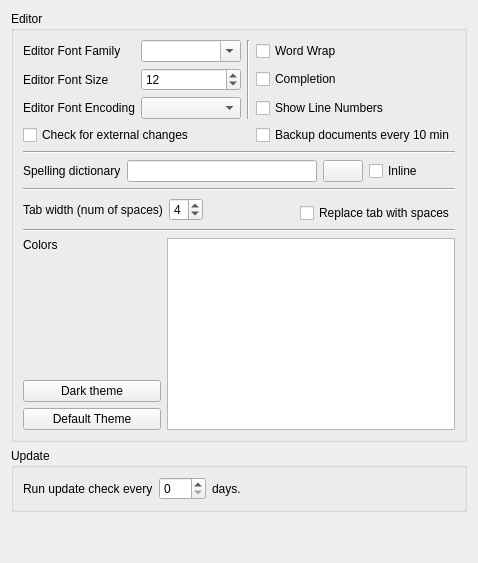
     <widget class="QWidget" name="pe">
      <layout class="QGridLayout" name="gridLayout_8">
       <item row="0" column="0">
        <widget class="QGroupBox" name="groupBox_3">
         <property name="sizePolicy">
          <sizepolicy hsizetype="Expanding" vsizetype="Expanding">
           <horstretch>0</horstretch>
           <verstretch>0</verstretch>
          </sizepolicy>
         </property>
         <property name="title">
          <string>Editor</string>
         </property>
         <layout class="QGridLayout" name="gridLayout_6">
          <item row="0" column="0" colspan="5">
           <layout class="QGridLayout" name="gridLayout">
            <item row="0" column="0">
             <widget class="QLabel" name="labelFamily">
              <property name="text">
               <string>Editor Font Family</string>
              </property>
             </widget>
            </item>
            <item row="0" column="1">
             <widget class="QComboBox" name="comboBoxFont">
              <property name="editable">
               <bool>true</bool>
              </property>
             </widget>
            </item>
            <item row="0" column="2" rowspan="3">
             <widget class="Line" name="line_3">
              <property name="orientation">
               <enum>Qt::Vertical</enum>
              </property>
             </widget>
            </item>
            <item row="1" column="0">
             <widget class="QLabel" name="labelSize">
              <property name="text">
               <string>Editor Font Size</string>
              </property>
             </widget>
            </item>
            <item row="1" column="1">
             <widget class="QSpinBox" name="spinBoxSize">
              <property name="minimum">
               <number>1</number>
              </property>
              <property name="value">
               <number>12</number>
              </property>
             </widget>
            </item>
            <item row="2" column="0">
             <widget class="QLabel" name="labelEncoding">
              <property name="text">
               <string>Editor Font Encoding</string>
              </property>
             </widget>
            </item>
            <item row="2" column="1">
             <widget class="QComboBox" name="comboBoxEncoding"/>
            </item>
            <item row="3" column="0" colspan="2">
             <widget class="QCheckBox" name="checkBoxWatcher">
              <property name="text">
               <string>Check for external changes</string>
              </property>
             </widget>
            </item>
            <item row="3" column="3" colspan="2">
             <widget class="QCheckBox" name="checkBoxAutoSave">
              <property name="text">
               <string>Backup documents every 10 min</string>
              </property>
             </widget>
            </item>
            <item row="0" column="3" colspan="2">
             <widget class="QCheckBox" name="checkBoxWordwrap">
              <property name="text">
               <string>Word Wrap</string>
              </property>
             </widget>
            </item>
            <item row="1" column="3" colspan="2">
             <widget class="QCheckBox" name="checkBoxCompletion">
              <property name="text">
               <string>Completion</string>
              </property>
             </widget>
            </item>
            <item row="2" column="3" colspan="2">
             <widget class="QCheckBox" name="checkBoxLinenumber">
              <property name="text">
               <string>Show Line Numbers</string>
              </property>
             </widget>
            </item>
           </layout>
          </item>
          <item row="1" column="0" colspan="5">
           <widget class="Line" name="line">
            <property name="orientation">
             <enum>Qt::Horizontal</enum>
            </property>
           </widget>
          </item>
          <item row="3" column="0" colspan="5">
           <widget class="Line" name="line_2">
            <property name="orientation">
             <enum>Qt::Horizontal</enum>
            </property>
           </widget>
          </item>
          <item row="4" column="0" rowspan="2" colspan="3">
           <layout class="QHBoxLayout" name="horizontalLayout_2">
            <item>
             <widget class="QLabel" name="labelTabWidth">
              <property name="text">
               <string>Tab width (num of spaces)</string>
              </property>
             </widget>
            </item>
            <item>
             <widget class="QSpinBox" name="spinBoxTab">
              <property name="minimum">
               <number>2</number>
              </property>
              <property name="maximum">
               <number>8</number>
              </property>
              <property name="value">
               <number>4</number>
              </property>
             </widget>
            </item>
            <item>
             <spacer name="horizontalSpacer">
              <property name="orientation">
               <enum>Qt::Horizontal</enum>
              </property>
              <property name="sizeHint" stdset="0">
               <size>
                <width>40</width>
                <height>20</height>
               </size>
              </property>
             </spacer>
            </item>
           </layout>
          </item>
          <item row="5" column="3" colspan="2">
           <widget class="QCheckBox" name="checkBoxTab">
            <property name="text">
             <string>Replace tab with spaces</string>
            </property>
           </widget>
          </item>
          <item row="6" column="0" rowspan="2" colspan="5">
           <widget class="Line" name="line_5">
            <property name="orientation">
             <enum>Qt::Horizontal</enum>
            </property>
           </widget>
          </item>
          <item row="11" column="0">
           <spacer name="verticalSpacer">
            <property name="orientation">
             <enum>Qt::Vertical</enum>
            </property>
            <property name="sizeHint" stdset="0">
             <size>
              <width>138</width>
              <height>62</height>
             </size>
            </property>
           </spacer>
          </item>
          <item row="10" column="0">
           <widget class="QLabel" name="label_3">
            <property name="text">
             <string>Colors</string>
            </property>
           </widget>
          </item>
          <item row="13" column="0">
           <widget class="QPushButton" name="pushButtonDefault">
            <property name="text">
             <string>Default Theme</string>
            </property>
           </widget>
          </item>
          <item row="12" column="0">
           <widget class="QPushButton" name="pushButtonDark">
            <property name="text">
             <string>Dark theme</string>
            </property>
           </widget>
          </item>
          <item row="10" column="1" rowspan="4" colspan="4">
           <widget class="QTableWidget" name="colortableWidget">
            <property name="maximumSize">
             <size>
              <width>16777215</width>
              <height>16777215</height>
             </size>
            </property>
            <attribute name="horizontalHeaderVisible">
             <bool>false</bool>
            </attribute>
            <attribute name="horizontalHeaderStretchLastSection">
             <bool>true</bool>
            </attribute>
            <attribute name="verticalHeaderVisible">
             <bool>false</bool>
            </attribute>
            <column>
             <property name="text">
              <string>Item</string>
             </property>
            </column>
            <column>
             <property name="text">
              <string>Color</string>
             </property>
            </column>
           </widget>
          </item>
          <item row="2" column="0" colspan="5">
           <layout class="QHBoxLayout">
            <item>
             <widget class="QLabel" name="labelASpellCommand">
              <property name="sizePolicy">
               <sizepolicy hsizetype="Preferred" vsizetype="Preferred">
                <horstretch>0</horstretch>
                <verstretch>0</verstretch>
               </sizepolicy>
              </property>
              <property name="text">
               <string>Spelling dictionary</string>
              </property>
             </widget>
            </item>
            <item>
             <widget class="QLineEdit" name="lineEditAspellCommand">
              <property name="minimumSize">
               <size>
                <width>190</width>
                <height>0</height>
               </size>
              </property>
             </widget>
            </item>
            <item>
             <widget class="QPushButton" name="pushButtonAspell">
              <property name="text">
               <string/>
              </property>
              <property name="icon">
               <iconset resource="texmaker.qrc">
                <normaloff>:/images/fileopen.png</normaloff>:/images/fileopen.png</iconset>
              </property>
             </widget>
            </item>
            <item>
             <widget class="QCheckBox" name="checkBoxInlineSpell">
              <property name="sizePolicy">
               <sizepolicy hsizetype="MinimumExpanding" vsizetype="Expanding">
                <horstretch>0</horstretch>
                <verstretch>0</verstretch>
               </sizepolicy>
              </property>
              <property name="toolTip">
               <string>Inline Spell Checking</string>
              </property>
              <property name="text">
               <string>Inline</string>
              </property>
             </widget>
            </item>
           </layout>
          </item>
         </layout>
        </widget>
       </item>
       <item row="2" column="0">
        <spacer>
         <property name="orientation">
          <enum>Qt::Vertical</enum>
         </property>
         <property name="sizeHint" stdset="0">
          <size>
           <width>411</width>
           <height>40</height>
          </size>
         </property>
        </spacer>
       </item>
       <item row="1" column="0">
        <widget class="QGroupBox" name="groupBox_5">
         <property name="title">
          <string>Update</string>
         </property>
         <layout class="QHBoxLayout" name="horizontalLayout_4">
          <item>
           <widget class="QLabel" name="label_9">
            <property name="text">
             <string>Run update check every</string>
            </property>
           </widget>
          </item>
          <item>
           <widget class="QSpinBox" name="spinBoxUpdateCheckFrequency">
            <property name="maximumSize">
             <size>
              <width>50</width>
              <height>16777215</height>
             </size>
            </property>
            <property name="toolTip">
             <string>The value &quot;0&quot; disables automatic update checking.</string>
            </property>
            <property name="minimum">
             <number>0</number>
            </property>
            <property name="maximum">
             <number>365</number>
            </property>
            <property name="singleStep">
             <number>1</number>
            </property>
           </widget>
          </item>
          <item>
           <widget class="QLabel" name="label_10">
            <property name="text">
             <string>days.</string>
            </property>
           </widget>
          </item>
          <item>
           <spacer name="horizontalSpacer_2">
            <property name="orientation">
             <enum>Qt::Horizontal</enum>
            </property>
            <property name="sizeHint" stdset="0">
             <size>
              <width>40</width>
              <height>20</height>
             </size>
            </property>
           </spacer>
          </item>
         </layout>
        </widget>
       </item>
      </layout>
     </widget>
